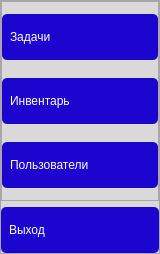
            <widget class="QFrame" name="side_menu_1">
             <property name="sizePolicy">
              <sizepolicy hsizetype="Preferred" vsizetype="Preferred">
               <horstretch>0</horstretch>
               <verstretch>0</verstretch>
              </sizepolicy>
             </property>
             <property name="minimumSize">
              <size>
               <width>0</width>
               <height>50</height>
              </size>
             </property>
             <property name="maximumSize">
              <size>
               <width>160</width>
               <height>10000</height>
              </size>
             </property>
             <property name="styleSheet">
              <string notr="true">background-color: rgb(217, 217, 217);</string>
             </property>
             <property name="frameShape">
              <enum>QFrame::StyledPanel</enum>
             </property>
             <property name="frameShadow">
              <enum>QFrame::Raised</enum>
             </property>
             <layout class="QVBoxLayout" name="verticalLayout_7">
              <property name="leftMargin">
               <number>0</number>
              </property>
              <property name="topMargin">
               <number>0</number>
              </property>
              <property name="rightMargin">
               <number>0</number>
              </property>
              <property name="bottomMargin">
               <number>0</number>
              </property>
              <item alignment="Qt::AlignLeft|Qt::AlignTop">
               <widget class="QFrame" name="frame_15">
                <property name="sizePolicy">
                 <sizepolicy hsizetype="Preferred" vsizetype="Preferred">
                  <horstretch>0</horstretch>
                  <verstretch>0</verstretch>
                 </sizepolicy>
                </property>
                <property name="minimumSize">
                 <size>
                  <width>50</width>
                  <height>200</height>
                 </size>
                </property>
                <property name="maximumSize">
                 <size>
                  <width>200</width>
                  <height>300</height>
                 </size>
                </property>
                <property name="styleSheet">
                 <string notr="true">QPushButton {
	font: 10pt &quot;Arial&quot;;
	text-align: left;
	padding: 8px;
	background-color: #1c05cf;
	color: #ffffff;
	border-radius: 5px;
	width: 140px;
	height: 30px;

}

QPushButton:pressed {
	font: 10pt &quot;Arial&quot;;
	text-align: left;
	padding: 10px;
	background-color: #130390;
	color: #ffffff;
	border-radius: 5px;
	width: 140px;
	height: 30px;
}</string>
                </property>
                <property name="frameShape">
                 <enum>QFrame::StyledPanel</enum>
                </property>
                <property name="frameShadow">
                 <enum>QFrame::Raised</enum>
                </property>
                <layout class="QVBoxLayout" name="verticalLayout_8">
                 <property name="leftMargin">
                  <number>0</number>
                 </property>
                 <property name="topMargin">
                  <number>0</number>
                 </property>
                 <property name="rightMargin">
                  <number>0</number>
                 </property>
                 <property name="bottomMargin">
                  <number>0</number>
                 </property>
                 <item>
                  <widget class="QPushButton" name="TaskButton">
                   <property name="sizePolicy">
                    <sizepolicy hsizetype="Fixed" vsizetype="Fixed">
                     <horstretch>0</horstretch>
                     <verstretch>0</verstretch>
                    </sizepolicy>
                   </property>
                   <property name="styleSheet">
                    <string notr="true"/>
                   </property>
                   <property name="text">
                    <string>Задачи</string>
                   </property>
                   <property name="icon">
                    <iconset>
                     <normaloff>:/icons/icons/download.svg</normaloff>:/icons/icons/download.svg</iconset>
                   </property>
                   <property name="iconSize">
                    <size>
                     <width>20</width>
                     <height>20</height>
                    </size>
                   </property>
                  </widget>
                 </item>
                 <item>
                  <widget class="QPushButton" name="EquipmentButton">
                   <property name="sizePolicy">
                    <sizepolicy hsizetype="Fixed" vsizetype="Fixed">
                     <horstretch>0</horstretch>
                     <verstretch>0</verstretch>
                    </sizepolicy>
                   </property>
                   <property name="text">
                    <string>Инвентарь</string>
                   </property>
                   <property name="icon">
                    <iconset>
                     <normaloff>:/icons/icons/refresh-ccw.svg</normaloff>:/icons/icons/refresh-ccw.svg</iconset>
                   </property>
                   <property name="iconSize">
                    <size>
                     <width>20</width>
                     <height>20</height>
                    </size>
                   </property>
                  </widget>
                 </item>
                 <item>
                  <widget class="QPushButton" name="UserButton">
                   <property name="sizePolicy">
                    <sizepolicy hsizetype="Fixed" vsizetype="Fixed">
                     <horstretch>0</horstretch>
                     <verstretch>0</verstretch>
                    </sizepolicy>
                   </property>
                   <property name="text">
                    <string>Пользователи</string>
                   </property>
                   <property name="icon">
                    <iconset>
                     <normaloff>:/icons/icons/settings.svg</normaloff>:/icons/icons/settings.svg</iconset>
                   </property>
                   <property name="iconSize">
                    <size>
                     <width>20</width>
                     <height>20</height>
                    </size>
                   </property>
                  </widget>
                 </item>
                </layout>
               </widget>
              </item>
              <item>
               <widget class="QPushButton" name="ExitButton_1">
                <property name="styleSheet">
                 <string notr="true">QPushButton {
	font: 10pt &quot;Arial&quot;;
	text-align: left;
	padding: 8px;
	background-color: #1c05cf;
	color: #ffffff;
	border-radius: 5px;
	width: 140px;
	height: 30px;

}

QPushButton:pressed {
	font: 10pt &quot;Arial&quot;;
	text-align: left;
	padding: 10px;
	background-color: #130390;
	color: #ffffff;
	border-radius: 5px;
	width: 140px;
	height: 30px;
}</string>
                </property>
                <property name="text">
                 <string>Выход</string>
                </property>
                <property name="icon">
                 <iconset>
                  <normaloff>:/icons/icons/corner-down-left.svg</normaloff>:/icons/icons/corner-down-left.svg</iconset>
                </property>
               </widget>
              </item>
             </layout>
            </widget>
